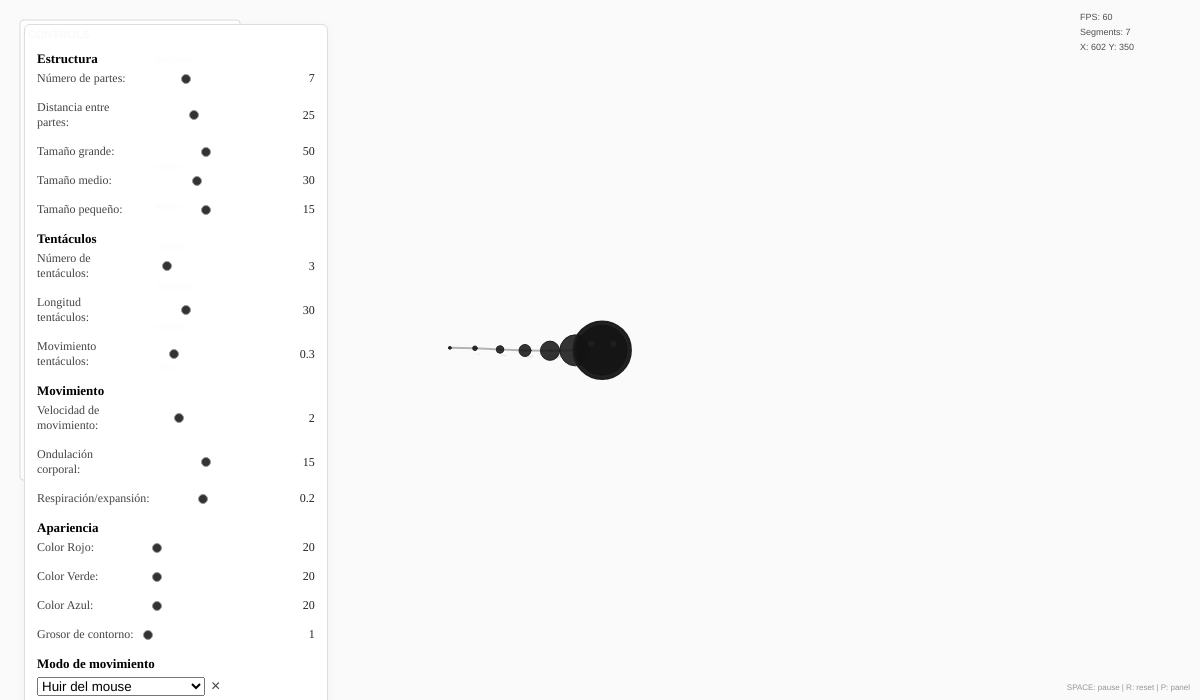
Frame 1 (no input)
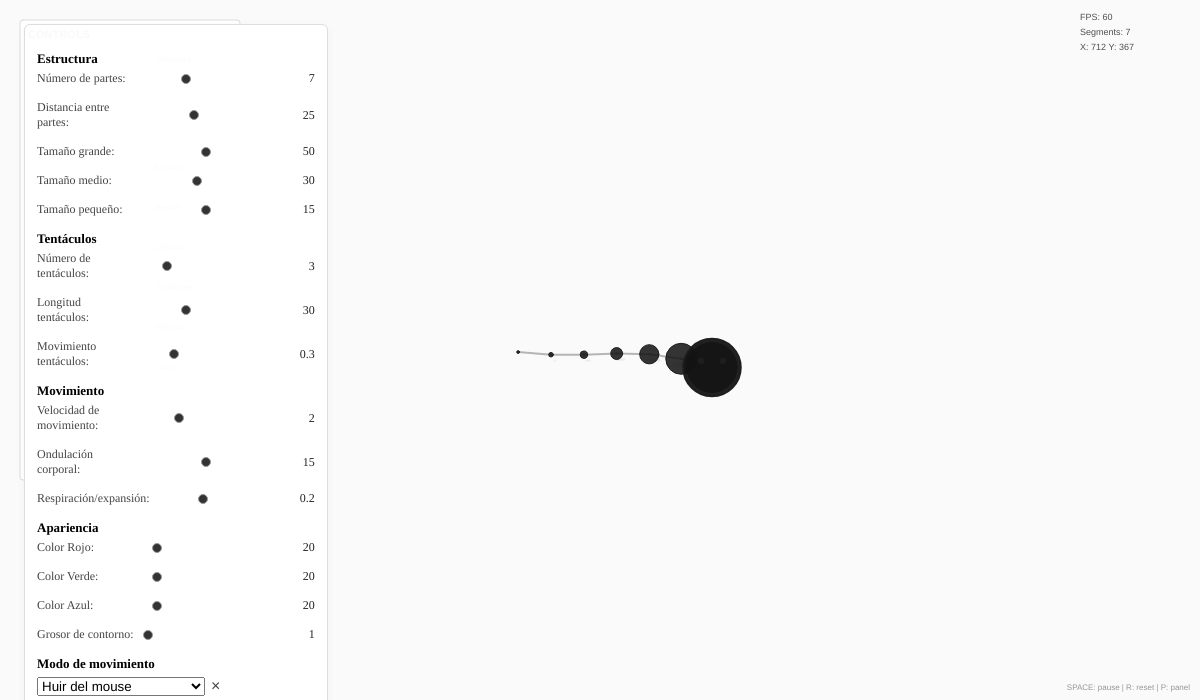
Frame 60 (no input)
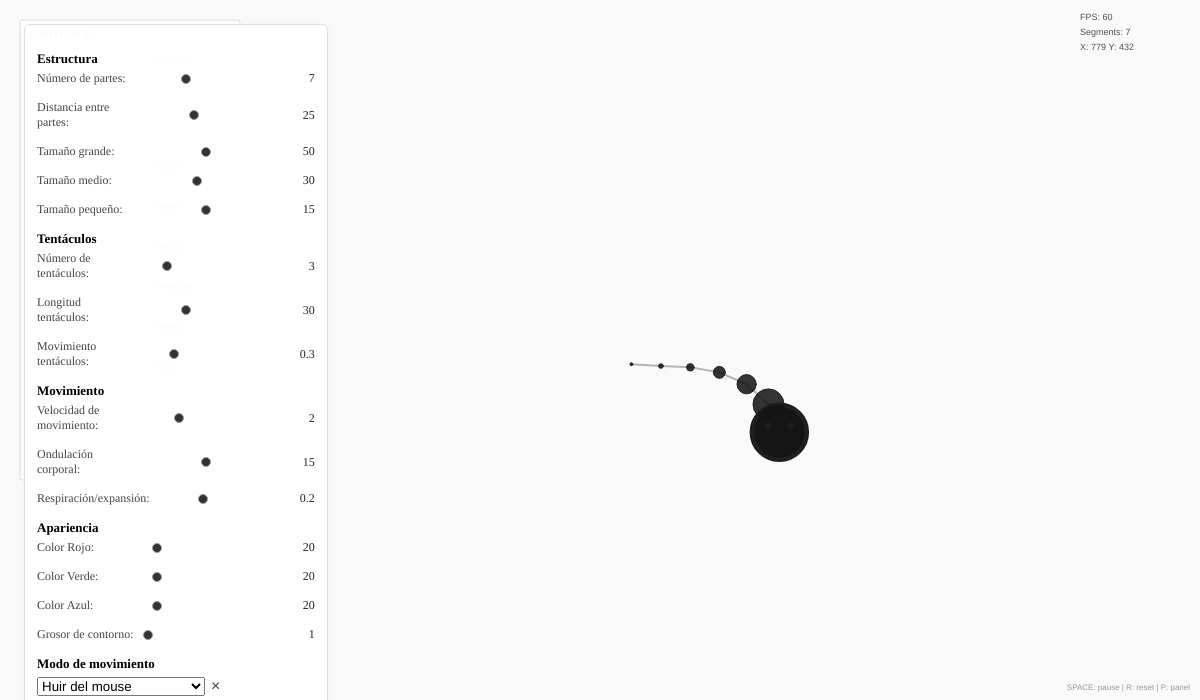
Frame 120 (the mouse pressed at the canvas centre since frame 60)

The p5.js sketch that drew these frames (run headless with seeded random() and noise() and a simulated clock; from frame 60 on, the mouse is pressed at the canvas centre):

// p5.js sketch
// ── sketch.js
// ===============================
// SKETCH.JS - ARCHIVO PRINCIPAL
// ===============================

// Variables globales principales (declarar solo una vez)
let criatura; // Cambié el nombre para evitar conflictos
let isPaused = false;
let teclasDireccion = { left: false, right: false, up: false, down: false };

// ===== FUNCIÓN PRINCIPAL DE CONFIGURACIÓN =====
function setup() {
  // Verificar que todos los módulos estén cargados
  if (typeof window.CONFIG === 'undefined') {
    console.error("CONFIG no está definido. Asegúrate de que config.js se carga primero.");
    return;
  }
  
  if (typeof window.Utils === 'undefined') {
    console.error("Utils no está definido. Asegúrate de que utils.js se carga antes que sketch.js.");
    return;
  }
  
  if (typeof window.UIManager === 'undefined') {
    console.error("UIManager no está definido. Asegúrate de que ui.js se carga antes que sketch.js.");
    return;
  }
  
  if (typeof CreatureManager === 'undefined') {
    console.error("CreatureManager no está definido. Asegúrate de que creature.js se carga antes que sketch.js.");
    return;
  }
  
  // Crear canvas
  createCanvas(window.CONFIG.canvas.width, window.CONFIG.canvas.height);
  
  // Inicializar módulos en orden
  try {
    console.log("Inicializando módulos...");
    
    // 1. Inicializar interfaz de usuario
    window.UIManager.init();
    console.log("✓ UIManager inicializado");
    
    // 2. Crear y configurar criatura
    criatura = new CreatureManager();
    console.log("✓ CreatureManager inicializado");
    
    // 3. Hacer criatura accesible globalmente para UI
    window.creature = criatura;
    
    console.log("✓ Setup completado correctamente");
    
  } catch (error) {
    console.error("Error en setup:", error);
    console.error("Stack trace:", error.stack);
    
    // Crear un canvas básico para mostrar el error
    background(255, 100, 100);
    fill(255);
    textAlign(CENTER, CENTER);
    textSize(20);
    text("Error en inicialización", width/2, height/2);
    text("Ver consola para detalles", width/2, height/2 + 30);
  }
}

// ===== FUNCIÓN PRINCIPAL DE DIBUJO =====
function draw() {
  try {
    // Verificar que todo esté inicializado
    if (typeof window.CONFIG === 'undefined' || !criatura || typeof window.UIManager === 'undefined') {
      background(255, 200, 200);
      fill(0);
      textAlign(CENTER, CENTER);
      textSize(16);
      text("Módulos no inicializados correctamente", width/2, height/2);
      text("Revisar consola para errores", width/2, height/2 + 25);
      return;
    }
    
    // Fondo
    background(...window.CONFIG.canvas.backgroundColor);
    
    // Actualizar configuración desde UI
    window.UIManager.actualizarConfiguracion();
    
    // Actualizar y dibujar criatura (solo si no está pausado)
    if (!isPaused) {
      criatura.update();
    }
    criatura.render();
    
    // Dibujar interfaz de usuario
    window.UIManager.dibujar();
    
  } catch (error) {
    console.error("Error en draw:", error);
    console.error("Stack trace:", error.stack);
    
    // Pausar automáticamente si hay errores y mostrar error en pantalla
    isPaused = true;
    background(255, 150, 150);
    fill(255);
    textAlign(CENTER, CENTER);
    textSize(16);
    text("Error en draw - Ver consola", width/2, height/2);
    text("Presiona R para reiniciar", width/2, height/2 + 25);
  }
}

// ===== EVENTOS DEL RATÓN =====
function mouseMoved() {
  try {
    if (criatura && !isPaused) {
      criatura.reaccionarAlMouse(mouseX, mouseY);
    }
  } catch (error) {
    console.error("Error en mouseMoved:", error);
  }
}

function mouseDragged() {
  try {
    if (criatura && !isPaused) {
      criatura.reaccionarAlMouse(mouseX, mouseY);
    }
  } catch (error) {
    console.error("Error en mouseDragged:", error);
  }
}

function mousePressed() {
  try {
    // Log de posición para debugging
    console.log("Mouse pressed:", { x: mouseX, y: mouseY });
  } catch (error) {
    console.error("Error en mousePressed:", error);
  }
}

// ===== EVENTOS DEL TECLADO =====
function keyPressed() {
  try {
    // Si el foco está en un input o select, no controlar el gusano
    const active = document.activeElement;
    if (active && (active.tagName === 'INPUT' || active.tagName === 'SELECT' || active.tagName === 'TEXTAREA')) {
      return true; // Permitir el comportamiento normal del navegador
    }
    // Pausa/resume con barra espaciadora
    if (key === ' ') {
      togglePause();
    }
    
    // Reset con tecla 'r'
    if (key === 'r' || key === 'R') {
      resetEverything();
    }
    
    // Toggle panel con tecla 'p'
    if (key === 'p' || key === 'P') {
      if (window.UIManager) {
        window.UIManager.togglePanel();
      }
    }
    
    // Presets con teclas numéricas
    if (key >= '1' && key <= '5') {
      const presets = ['minimalista', 'exuberante', 'rapido', 'elegante', 'organico'];
      const index = parseInt(key) - 1;
      if (presets[index] && window.Presets) {
        window.Presets.aplicar(presets[index]);
        console.log("Preset aplicado con tecla:", presets[index]);
      }
    }
    
    // Generar aleatorio con tecla 'a'
    if (key === 'a' || key === 'A') {
      if (window.UIManager) {
        window.UIManager.generarAleatorio();
      }
    }
    
    // Debug info con tecla 'd'
    if (key === 'd' || key === 'D') {
      mostrarDebugInfo();
    }
    
    // Cambiar modo con teclas rápidas
    if (key === 'm' || key === 'M') {
      criatura.setModoMovimiento('manual');
      window.UIManager && window.UIManager.setSelectModo('manual');
    }
    if (key === 'h' || key === 'H') {
      criatura.setModoMovimiento('huir');
      window.UIManager && window.UIManager.setSelectModo('huir');
    }
    if (key === 'c' || key === 'C') {
      criatura.setModoMovimiento('acercarse');
      window.UIManager && window.UIManager.setSelectModo('acercarse');
    }
    if (key === 'u' || key === 'U' || key === 'a' || key === 'A') {
      criatura.setModoMovimiento('automatico');
      window.UIManager && window.UIManager.setSelectModo('automatico');
    }
    
    // Flechas para control manual (fluido)
    if (criatura.modoMovimiento === 'manual') {
      if (keyCode === LEFT_ARROW) teclasDireccion.left = true;
      if (keyCode === RIGHT_ARROW) teclasDireccion.right = true;
      if (keyCode === UP_ARROW) teclasDireccion.up = true;
      if (keyCode === DOWN_ARROW) teclasDireccion.down = true;
      actualizarDireccionManual();
    }
  } catch (error) {
    console.error("Error en keyPressed:", error);
  }
  
  // Prevenir comportamiento por defecto del navegador
  return false;
}

function keyReleased() {
  // Si el foco está en un input o select, no controlar el gusano
  const active = document.activeElement;
  if (active && (active.tagName === 'INPUT' || active.tagName === 'SELECT' || active.tagName === 'TEXTAREA')) {
    return true;
  }
  if (criatura && criatura.modoMovimiento === 'manual') {
    if (keyCode === LEFT_ARROW) teclasDireccion.left = false;
    if (keyCode === RIGHT_ARROW) teclasDireccion.right = false;
    if (keyCode === UP_ARROW) teclasDireccion.up = false;
    if (keyCode === DOWN_ARROW) teclasDireccion.down = false;
    actualizarDireccionManual();
  }
}

function actualizarDireccionManual() {
  let dx = 0, dy = 0;
  if (teclasDireccion.left) dx -= 1;
  if (teclasDireccion.right) dx += 1;
  if (teclasDireccion.up) dy -= 1;
  if (teclasDireccion.down) dy += 1;
  // Normalizar para que diagonal no sea más rápido
  if (dx !== 0 || dy !== 0) {
    let mag = Math.sqrt(dx*dx + dy*dy);
    dx /= mag;
    dy /= mag;
  }
  criatura.moverManual(dx, dy);
}

// ===== FUNCIONES DE CONTROL =====
function togglePause() {
  isPaused = !isPaused;
  
  if (isPaused) {
    noLoop();
    console.log("Animación pausada");
  } else {
    loop();
    console.log("Animación reanudada");
  }
}

function resetEverything() {
  try {
    // Reset criatura
    if (criatura) {
      criatura.reset();
    }
    
    // Reanudar si estaba pausado
    if (isPaused) {
      togglePause();
    }
    
    console.log("Reset completo ejecutado");
    
  } catch (error) {
    console.error("Error en reset:", error);
  }
}

// ===== FUNCIONES DE DEBUG =====
function mostrarDebugInfo() {
  console.log("=== DEBUG INFO ===");
  
  // Información del canvas
  console.log("Canvas:", { width, height, frameRate: frameRate().toFixed(1) });
  
  // Información de la criatura
  if (criatura) {
    console.log("Criatura:", criatura.getInfo());
  }
  
  // Información de configuración
  if (window.CONFIG) {
    console.log("Config criatura:", {
      segmentos: window.CONFIG.criatura.numeroSegmentos,
      velocidad: window.CONFIG.criatura.velocidadMovimiento,
      ondulacion: window.CONFIG.criatura.amplitudOndulacion
    });
  }
  
  // Información de UI
  if (window.UIManager) {
    console.log("UI:", {
      panelVisible: window.UIManager.panelVisible,
      controlesCount: Object.keys(window.UIManager.controles || {}).length
    });
  }
  
  // Presets disponibles
  if (window.Presets) {
    console.log("Presets:", window.Presets.listar());
  }
}

// ===== GESTIÓN DE ERRORES =====
window.addEventListener('error', function(event) {
  console.error("Error global capturado:", {
    message: event.message,
    filename: event.filename,
    lineno: event.lineno,
    colno: event.colno
  });
  
  // Pausar animación en caso de error crítico
  if (typeof isPaused !== 'undefined' && !isPaused) {
    togglePause();
  }
});

// ===== FUNCIONES DE UTILIDAD GLOBAL =====

// Función para redimensionar canvas (si se necesita)
function windowResized() {
  try {
    // Solo redimensionar si el canvas debe ser responsive
    // resizeCanvas(windowWidth, windowHeight);
    console.log("Window resized:", { width: windowWidth, height: windowHeight });
  } catch (error) {
    console.error("Error en windowResized:", error);
  }
}

// Función para limpiar recursos al cerrar
function beforeUnload() {
  try {
    console.log("Limpiando recursos antes de cerrar");
    
    // Pausar animaciones
    isPaused = true;
    noLoop();
    
    // Limpiar eventos si es necesario
    // ... código de limpieza
    
  } catch (error) {
    console.error("Error en beforeUnload:", error);
  }
}

// Añadir listener para limpieza
window.addEventListener('beforeunload', beforeUnload);

// ===== INFORMACIÓN DE CARGA =====
console.log("=== INSECTO INVERTEBRADO MODULAR ===");
console.log("Archivos cargados en orden:");
console.log("1. config.js - Configuraciones");
console.log("2. utils.js - Funciones auxiliares");
console.log("3. creature.js - Lógica de la criatura");
console.log("4. ui.js - Interfaz de usuario");
console.log("5. presets.js - Configuraciones predefinidas");
console.log("6. sketch.js - Archivo principal");
console.log("");
console.log("CONTROLES:");
console.log("- ESPACIO: Pausar/Reanudar");
console.log("- R: Reset");
console.log("- P: Toggle panel");
console.log("- 1-5: Aplicar presets");
console.log("- A: Generar aleatorio");
console.log("- D: Mostrar debug info");
console.log("- Mouse: La criatura huye del cursor");
console.log("=====================================");

/*
=== INSTRUCCIONES DE USO ===

ARCHIVOS REQUERIDOS (en este orden):
1. config.js
2. utils.js  
3. creature.js
4. ui.js
5. presets.js
6. sketch.js

ESTRUCTURA MODULAR:
- window.CONFIG: Configuraciones centralizadas
- window.Utils: Funciones auxiliares matemáticas y de utilidad
- CreatureManager: Clase para manejar la criatura
- window.UIManager: Objeto para manejar la interfaz
- window.Presets: Configuraciones predefinidas
- sketch.js: Funciones principales de P5.js

CAMBIOS PRINCIPALES:
- Variable criatura en lugar de creature para evitar conflictos
- Todas las referencias usan window.OBJETO para mayor compatibilidad
- Verificaciones de existencia antes de usar objetos
- Manejo de errores mejorado

BENEFICIOS:
- Código organizado y mantenible
- Fácil debugging por módulos
- Reutilización de componentes
- Escalabilidad para nuevas funciones
- Separación clara de responsabilidades

DEBUGGING:
- Todos los módulos tienen logging
- Manejo de errores centralizado
- Función de debug info (tecla D)
- Console logs informativos

PERSONALIZACIÓN:
- Modifica window.CONFIG para cambios globales
- Añade nuevos presets en presets.js
- Extiende window.Utils para nuevas funciones
- CreatureManager es completamente modular
*/
// ── config.js
// ===============================
// CONFIG.JS - CONFIGURACIONES Y CONSTANTES
// ===============================

// Verificar que estamos en el entorno correcto
if (typeof window !== 'undefined') {
  console.log("✓ config.js cargado");
}

// Objeto global de configuración
window.CONFIG = {
  // Configuración del canvas
  canvas: {
    width: 1200,
    height: 700,
    backgroundColor: [250, 250, 250]
  },
  
  // Configuración de la criatura
  criatura: {
    // Estructura corporal
    numeroSegmentos: 7,
    distanciaSegmentos: 25,
    
    // Tamaños basados en ley de tercios
    tamaños: {
      grande: 50,
      medio: 30,
      pequeño: 15
    },
    escalaGlobal: 1.5, // Escala general de la criatura (1 = normal, >1 más grande)
    
    // Patrón de distribución de tamaños
    patronTamaños: ['grande', 'medio', 'pequeño', 'grande', 'medio', 'pequeño', 'pequeño'],
    
    // Movimiento
    velocidadMovimiento: 2,
    velocidadTiempo: 0.02,
    
    // Ondulación corporal
    amplitudOndulacion: 15,
    velocidadOndulacion: 3,
    factorDesfase: 0.8,
    texturaSuperficie: 0.2, // Factor de "rugosidad" o detalle en el movimiento
    
    // Respiración/pulsación
    velocidadRespiracion: 4,
    amplitudRespiracion: 0.15,
    
    // Deformación muscular
    velocidadDeformacion: [2, 2.5],
    amplitudDeformacion: [0.2, 0.15],
    
    // Apariencia
    color: [20, 20, 20], // RGB Negro
    grosorConexiones: 2,
    grosorContorno: 1,
    
    // Cabeza y tentáculos
    cabeza: {
      numeroTentaculos: 3,
      longitudTentaculos: 30,
      segmentosTentaculos: 4,
      grosorTentaculos: 3,
      tamañoPuntas: 4,
      amplitudMovimiento: 0.3,
      velocidadMovimiento: 3
    },
    // Tentáculos en cada segmento
    tentaculosPorSegmento: true,
    tentaculosBase: 2, // Mínimo tentáculos por segmento
    tentaculosFactorTamaño: 0.08, // Tentáculos extra por cada 10 de tamaño
    elasticidad: 0.5, // 0 a 1
    bioluminiscencia: 0.3, // 0 a 1
    patronTentaculos: 'normal', // 'normal', 'doble', 'espiral', etc.

    // Parámetros para el movimiento dinámico de tentáculos, inspirado en arte generativo
    tentaculoDinamico: {
      activo: true, // para poder prender/apagar este efecto
      desfaseFinalFactor: 0.1, // Multiplicador final para controlar la intensidad del efecto

      // Parámetros para 'k'
      k_factor1: 4,
      k_factor2: 3,
      k_y_freq: 0.05, // Frecuencia de la onda en y
      k_x_freq: 0.01, // Frecuencia de la onda en x

      // Parámetro para 'd' (distancia)
      d_dist_factor: 0.01,

      // Parámetro para 'e'
      e_y_factor: 0.125,

      // Parámetros para 'q' (la fórmula compleja de oscilación)
      q_sin_k_amp: 3,
      q_sin_k_freq: 2,
      q_inv_k_amp: 0.3,
      q_sin_y_freq: 0.04,
      q_noise_amp1: 9,
      q_noise_amp2: 4,
      q_noise_e_freq: 9,
      q_noise_d_freq: 3,
      q_noise_t_freq: 2
    }
  },
  
  // Configuración de interactividad
  interaccion: {
    distanciaReaccion: 180,
    fuerzaEscape: 8,
    suavidadSeguimiento: 0.18
  },
  
  // Configuración de límites
  limites: {
    margen: 50,
    factorRebote: -0.5
  },
  
  // Configuración de UI
  ui: {
    panel: {
      x: 20,
      y: 20,
      width: 220,
      height: 460,
      visible: true
    },
    
    controles: {
      width: 120,
      height: 12,
      spacing: 20,
      margen: 5
    },
    
    botones: {
      width: 35,
      height: 20,
      widthSmall: 20
    },
    
    colores: {
      fondo: [255, 255, 255, 240],
      borde: [220],
      texto: [60],
      textoSecundario: [120],
      info: [80]
    }
  }
};

// También crear alias global sin window para compatibilidad
if (typeof window !== 'undefined') {
  window.CONFIG = window.CONFIG;
  // Hacer CONFIG disponible globalmente
  if (typeof global !== 'undefined') {
    global.CONFIG = window.CONFIG;
  }
}

// Constantes globales adicionales
window.CONSTANTES = {
  // Factores matemáticos
  PI2: Math.PI * 2,
  PI_HALF: Math.PI / 2,
  PI_QUARTER: Math.PI / 4,
  
  // Límites de controles
  LIMITES: {
    segmentos: { min: 3, max: 15 },
    distancia: { min: 15, max: 40 },
    tamaño: { min: 5, max: 80 },
    velocidad: { min: 0.5, max: 6 },
    tiempo: { min: 0.005, max: 0.05 },
    ondulacion: { min: 0, max: 30 },
    respiracion: { min: 0, max: 0.5 },
    deformacion: { min: 0, max: 0.5 },
    tentaculos: { min: 2, max: 8 },
    longitud: { min: 15, max: 60 },
    amplitud: { min: 0.1, max: 1 },
    reaccion: { min: 50, max: 200 },
    escape: { min: 0.5, max: 5 },
    color: { min: 0, max: 255 }
  }
};

// Verificación de carga
console.log("CONFIG definido:", typeof window.CONFIG !== 'undefined');
console.log("CONSTANTES definido:", typeof window.CONSTANTES !== 'undefined');
// ── creature.js
// ===============================
// CREATURE.JS - LÓGICA DE LA CRIATURA COMPLETO
// ===============================

// Clase principal para manejar la criatura
class CreatureManager {
  constructor() {
    this.position = { x: 0, y: 0 };
    this.tiempo = 0;
    this.segmentos = [];
    this.terciosSizes = [];
    this.ultimoNumeroSegmentos = 0;
    this.estadisticas = {
      distanciaRecorrida: 0,
      tiempoVida: 0,
      colisionesConBordes: 0,
      interaccionesConMouse: 0
    };
    this.modoMovimiento = 'huir'; // 'automatico', 'huir', 'acercarse', 'manual'
    this.direccionManual = { x: 0, y: 0 };
    
    this.init();
  }
  
  // ===== INICIALIZACIÓN =====
  
  init() {
    // Posición inicial en el centro
    this.position.x = width / 2;
    this.position.y = height / 2;
    
    // Resetear estadísticas
    this.resetEstadisticas();
    
    // Calcular tamaños y crear segmentos
    this.calcularTamañosTercios();
    this.inicializarSegmentos();
    
    Utils.log("Criatura inicializada", {
      position: this.position,
      segmentos: this.segmentos.length
    });
  }
  
  calcularTamañosTercios() {
    // Proporción áurea para tamaños de segmentos
    this.terciosSizes = [];
    let base = CONFIG.criatura.tamaños.grande;
    let ratio = 0.62; // Golden ratio
    for (let i = 0; i < CONFIG.criatura.numeroSegmentos; i++) {
      this.terciosSizes.push(base);
      base *= ratio;
    }
  }
  
  inicializarSegmentos() {
    this.segmentos = [];
    
    for (let i = 0; i < CONFIG.criatura.numeroSegmentos; i++) {
      this.segmentos.push({
        x: this.position.x - i * CONFIG.criatura.distanciaSegmentos,
        y: this.position.y,
        tamaño: this.terciosSizes[i] || CONFIG.criatura.tamaños.pequeño,
        fase: i * CONFIG.criatura.factorDesfase,
        velocidadX: 0,
        velocidadY: 0,
        anguloRotacion: 0,
        energia: 1.0
      });
    }
  }
  
  resetEstadisticas() {
    this.estadisticas = {
      distanciaRecorrida: 0,
      tiempoVida: 0,
      colisionesConBordes: 0,
      interaccionesConMouse: 0
    };
  }
  
  // ===== ACTUALIZACIÓN =====
  
  update() {
    // Incrementar tiempo y estadísticas
    this.tiempo += CONFIG.criatura.velocidadTiempo;
    this.estadisticas.tiempoVida += CONFIG.criatura.velocidadTiempo;
    
    // Verificar si cambió el número de segmentos
    this.verificarCambioSegmentos();
    
    // Actualizar movimiento y segmentos
    const posicionAnterior = { x: this.position.x, y: this.position.y };
    this.actualizarMovimiento();
    this.actualizarSegmentos();
    
    // Calcular distancia recorrida
    const distancia = Utils.distance(
      posicionAnterior.x, posicionAnterior.y,
      this.position.x, this.position.y
    );
    this.estadisticas.distanciaRecorrida += distancia;
    
    // Actualizar energía de segmentos
    this.actualizarEnergia();
  }
  
  verificarCambioSegmentos() {
    if (CONFIG.criatura.numeroSegmentos !== this.ultimoNumeroSegmentos) {
      // Ajustar patrón de tamaños si es necesario
      while (CONFIG.criatura.patronTamaños.length < CONFIG.criatura.numeroSegmentos) {
        CONFIG.criatura.patronTamaños.push('pequeño');
      }
      
      this.calcularTamañosTercios();
      this.ajustarNumeroSegmentos();
      this.ultimoNumeroSegmentos = CONFIG.criatura.numeroSegmentos;
      
      Utils.log("Número de segmentos actualizado", CONFIG.criatura.numeroSegmentos);
    }
  }
  
  ajustarNumeroSegmentos() {
    const diferencia = CONFIG.criatura.numeroSegmentos - this.segmentos.length;
    
    if (diferencia > 0) {
      // Añadir segmentos
      for (let i = 0; i < diferencia; i++) {
        const ultimoSegmento = this.segmentos[this.segmentos.length - 1];
        const nuevoIndice = this.segmentos.length;
        
        this.segmentos.push({
          x: ultimoSegmento.x - CONFIG.criatura.distanciaSegmentos,
          y: ultimoSegmento.y,
          tamaño: this.terciosSizes[nuevoIndice] || CONFIG.criatura.tamaños.pequeño,
          fase: nuevoIndice * CONFIG.criatura.factorDesfase,
          velocidadX: 0,
          velocidadY: 0,
          anguloRotacion: 0,
          energia: 1.0
        });
      }
    } else if (diferencia < 0) {
      // Remover segmentos
      this.segmentos.splice(CONFIG.criatura.numeroSegmentos);
    }
  }
  
  actualizarMovimiento() {
    const posAnterior = { x: this.position.x, y: this.position.y };
    if (this.modoMovimiento === 'manual') {
      // Movimiento manual con flechas
      const velocidad = CONFIG.criatura.velocidadMovimiento * 1.2;
      this.position.x += this.direccionManual.x * velocidad;
      this.position.y += this.direccionManual.y * velocidad;
      this.aplicarLimites(posAnterior);
      return;
    }
    if (this.modoMovimiento === 'acercarse') {
      // Si el mouse está cerca, acercarse
      let distanciaAlMouse = dist(mouseX, mouseY, this.position.x, this.position.y);
      if (distanciaAlMouse < CONFIG.interaccion.distanciaReaccion) {
        let angulo = atan2(mouseY - this.position.y, mouseX - this.position.x);
        let factorDistancia = 1 - (distanciaAlMouse / CONFIG.interaccion.distanciaReaccion);
        let fuerza = CONFIG.interaccion.fuerzaEscape * factorDistancia;
        this.position.x += cos(angulo) * fuerza;
        this.position.y += sin(angulo) * fuerza;
      }
      // Además, movimiento orgánico
      this.movimientoOrganico();
      this.aplicarLimites(posAnterior);
      return;
    }
    if (this.modoMovimiento === 'huir') {
      // Movimiento orgánico + huir del mouse
      this.movimientoOrganico();
      // Huir del mouse si está cerca
      let distanciaAlMouse = dist(mouseX, mouseY, this.position.x, this.position.y);
      if (distanciaAlMouse < CONFIG.interaccion.distanciaReaccion) {
        let anguloEscape = atan2(this.position.y - mouseY, this.position.x - mouseX);
        let factorDistancia = 1 - (distanciaAlMouse / CONFIG.interaccion.distanciaReaccion);
        let fuerzaEscape = CONFIG.interaccion.fuerzaEscape * factorDistancia;
        this.position.x += cos(anguloEscape) * fuerzaEscape;
        this.position.y += sin(anguloEscape) * fuerzaEscape;
      }
      this.aplicarLimites(posAnterior);
      return;
    }
    // Modo automático: solo movimiento orgánico
    this.movimientoOrganico();
    this.aplicarLimites(posAnterior);
  }
  
  movimientoOrganico() {
    let direccionX = cos(this.tiempo * 0.3) * cos(this.tiempo * 0.7);
    let direccionY = sin(this.tiempo * 0.4) * sin(this.tiempo * 0.6);
    if (typeof noise !== 'undefined') {
      direccionX += (noise(this.tiempo * 0.1, 0) - 0.5) * 0.5;
      direccionY += (noise(0, this.tiempo * 0.1) - 0.5) * 0.5;
    }
    this.position.x += direccionX * CONFIG.criatura.velocidadMovimiento;
    this.position.y += direccionY * CONFIG.criatura.velocidadMovimiento * 0.75;
  }
  
  aplicarLimites(posAnterior) {
    let margenEfectivo = CONFIG.limites.margen;
    if (CONFIG.ui.panel.visible) {
      margenEfectivo = max(CONFIG.limites.margen, CONFIG.ui.panel.width + 40);
    }
    
    let colision = false;
    
    // Detectar colisiones en X
    if (this.position.x <= margenEfectivo || this.position.x >= width - CONFIG.limites.margen) {
      CONFIG.criatura.velocidadMovimiento *= -0.8; // Rebote suave
      this.tiempo += PI * 0.25; // Cambio de dirección
      colision = true;
    }
    
    // Detectar colisiones en Y
    if (this.position.y <= CONFIG.limites.margen || this.position.y >= height - CONFIG.limites.margen) {
      CONFIG.criatura.velocidadMovimiento *= -0.8; // Rebote suave
      this.tiempo += PI * 0.25; // Cambio de dirección
      colision = true;
    }
    
    // Contar colisiones
    if (colision) {
      this.estadisticas.colisionesConBordes++;
    }
    
    // Límites absolutos - nunca salir de pantalla
    this.position.x = constrain(this.position.x, margenEfectivo, width - CONFIG.limites.margen);
    this.position.y = constrain(this.position.y, CONFIG.limites.margen, height - CONFIG.limites.margen);
    
    // Asegurar que los segmentos también estén dentro
    this.constrainSegmentos();
  }
  
  constrainSegmentos() {
    for (let seg of this.segmentos) {
      if (seg) {
        seg.x = constrain(seg.x, CONFIG.limites.margen, width - CONFIG.limites.margen);
        seg.y = constrain(seg.y, CONFIG.limites.margen, height - CONFIG.limites.margen);
      }
    }
  }
  
  actualizarSegmentos() {
    // Primer segmento (cabeza) sigue la posición principal
    if (this.segmentos.length > 0) {
      this.segmentos[0].x = this.position.x;
      this.segmentos[0].y = this.position.y;
      this.segmentos[0].anguloRotacion = atan2(
        this.segmentos[1] ? this.segmentos[1].y - this.segmentos[0].y : 0,
        this.segmentos[1] ? this.segmentos[1].x - this.segmentos[0].x : 0
      );
    }
    
    // Segmentos siguientes con física mejorada
    for (let i = 1; i < min(CONFIG.criatura.numeroSegmentos, this.segmentos.length); i++) {
      this.actualizarSegmento(i);
    }
  }
  
  actualizarSegmento(i) {
    let objetivo = this.segmentos[i - 1];
    let segmentoActual = this.segmentos[i];
    
    if (!objetivo || !segmentoActual) return;
    
    // Calcular ángulo hacia el objetivo
    let anguloHaciaObjetivo = atan2(objetivo.y - segmentoActual.y, objetivo.x - segmentoActual.x);
    
    // Ondulación perpendicular con variación por segmento
    let ondulacion = sin(this.tiempo * CONFIG.criatura.velocidadOndulacion + segmentoActual.fase) 
                     * CONFIG.criatura.amplitudOndulacion;
    let anguloOndulacion = anguloHaciaObjetivo + PI/2;
    
    // Factor de ondulación que decrece hacia la cola
    let factorOndulacion = (i / CONFIG.criatura.numeroSegmentos);
    
    // Posición objetivo con ondulación
    let objetivoX = objetivo.x - cos(anguloHaciaObjetivo) * CONFIG.criatura.distanciaSegmentos + 
                    cos(anguloOndulacion) * ondulacion * factorOndulacion;
    let objetivoY = objetivo.y - sin(anguloHaciaObjetivo) * CONFIG.criatura.distanciaSegmentos + 
                    sin(anguloOndulacion) * ondulacion * factorOndulacion;
    
    // Calcular velocidades
    segmentoActual.velocidadX = (objetivoX - segmentoActual.x) * CONFIG.interaccion.suavidadSeguimiento;
    segmentoActual.velocidadY = (objetivoY - segmentoActual.y) * CONFIG.interaccion.suavidadSeguimiento;
    
    // Aplicar velocidades con amortiguación
    segmentoActual.x += segmentoActual.velocidadX;
    segmentoActual.y += segmentoActual.velocidadY;
    
    // Actualizar ángulo de rotación
    segmentoActual.anguloRotacion = atan2(segmentoActual.velocidadY, segmentoActual.velocidadX);
    
    // Amortiguación de velocidades
    segmentoActual.velocidadX *= 0.9;
    segmentoActual.velocidadY *= 0.9;
  }
  
  actualizarEnergia() {
    // Actualizar energía de cada segmento basada en movimiento
    for (let i = 0; i < this.segmentos.length; i++) {
      let seg = this.segmentos[i];
      if (!seg) continue;
      
      // La energía oscila con el tiempo y movimiento
      let energiaBase = 0.8 + 0.2 * sin(this.tiempo * 2 + seg.fase);
      let energiaMovimiento = min(1.0, abs(seg.velocidadX) + abs(seg.velocidadY));
      
      seg.energia = Utils.lerp(seg.energia, energiaBase + energiaMovimiento * 0.2, 0.1);
      seg.energia = constrain(seg.energia, 0.3, 1.0);
    }
  }
  
  // ===== DIBUJO =====
  
  render() {
    // Configurar estilo base
    fill(...CONFIG.criatura.color);
    stroke(...CONFIG.criatura.color);
    
    // Dibujar en orden correcto
    this.dibujarSombra();
    this.dibujarConexiones();
    this.dibujarSegmentos();
    this.dibujarCabeza();
    this.dibujarDetalles();
  }
  
  dibujarSombra() {
    // Sombra geométrica sutil
    push();
    fill(30, 30, 30, 18);
    noStroke();
    for (let i = 0; i < min(CONFIG.criatura.numeroSegmentos, this.segmentos.length); i++) {
      let seg = this.segmentos[i];
      if (!seg) continue;
      ellipse(seg.x + 4, seg.y + 6, seg.tamaño * 0.8, seg.tamaño * 0.22);
    }
    pop();
  }
  
  dibujarConexiones() {
    // Conexión minimalista: línea recta entre centros
    stroke(30, 30, 30, 80);
    strokeWeight(CONFIG.criatura.grosorConexiones);
    for (let i = 0; i < min(CONFIG.criatura.numeroSegmentos - 1, this.segmentos.length - 1); i++) {
      let seg1 = this.segmentos[i];
      let seg2 = this.segmentos[i + 1];
      if (seg1 && seg2) {
        line(seg1.x, seg1.y, seg2.x, seg2.y);
      }
    }
  }
  
  dibujarSegmentos() {
    strokeWeight(CONFIG.criatura.grosorContorno);
    stroke(30, 30, 30); // Contorno oscuro y uniforme
    for (let i = 0; i < min(CONFIG.criatura.numeroSegmentos, this.segmentos.length); i++) {
      let seg = this.segmentos[i];
      if (!seg) continue;
      // Minimalismo: sin deformación ni textura
      let tamaño = seg.tamaño;
      fill(CONFIG.criatura.color[0], CONFIG.criatura.color[1], CONFIG.criatura.color[2], 220);
      push();
      translate(seg.x, seg.y);
      ellipse(0, 0, tamaño, tamaño);
      pop();
    }
  }
  
  dibujarCabeza() {
    if (this.segmentos.length === 0) return;
    let cabeza = this.segmentos[0];
    push();
    translate(cabeza.x, cabeza.y);
    // Cabeza: círculo más grande, sin detalles orgánicos
    stroke(30, 30, 30);
    strokeWeight(CONFIG.criatura.grosorContorno + 1);
    fill(CONFIG.criatura.color[0], CONFIG.criatura.color[1], CONFIG.criatura.color[2], 240);
    ellipse(0, 0, cabeza.tamaño * 1.15, cabeza.tamaño * 1.15);
    // Ojos minimalistas
    let sep = cabeza.tamaño * 0.22;
    let ojoR = cabeza.tamaño * 0.13;
    fill(30, 30, 30);
    noStroke();
    ellipse(-sep, -ojoR, ojoR, ojoR);
    ellipse(sep, -ojoR, ojoR, ojoR);
    pop();
  }
  
  dibujarTentaculo(indice, config) {
    // Tentáculo minimalista: línea simple con punta geométrica
    let anguloBase = (PI * 2 / config.numeroTentaculos) * indice - PI/2;
    let x2 = cos(anguloBase) * config.longitudTentaculos;
    let y2 = sin(anguloBase) * config.longitudTentaculos;
    stroke(30, 30, 30);
    strokeWeight(config.grosorTentaculos);
    line(0, 0, x2, y2);
    fill(30, 30, 30);
    noStroke();
    ellipse(x2, y2, config.tamañoPuntas, config.tamañoPuntas);
  }
  
  dibujarDetalles() {
    // No detalles extra para mantener el minimalismo
  }
  
  // ===== INTERACCIÓN =====
  
  reaccionarAlMouse(mouseX, mouseY) {
    if (this.modoMovimiento !== 'huir') return; // Solo huir si está en modo huir
    // Reacción al mouse solo si no está sobre el panel
    if (CONFIG.ui.panel.visible && 
        mouseX > CONFIG.ui.panel.x && 
        mouseX < CONFIG.ui.panel.x + CONFIG.ui.panel.width && 
        mouseY > CONFIG.ui.panel.y && 
        mouseY < CONFIG.ui.panel.y + CONFIG.ui.panel.height) {
      return;
    }
    
    let distanciaAlMouse = dist(mouseX, mouseY, this.position.x, this.position.y);
    
    if (distanciaAlMouse < CONFIG.interaccion.distanciaReaccion) {
      let anguloEscape = atan2(this.position.y - mouseY, this.position.x - mouseX);
      
      // Aplicar fuerza de escape gradual
      let factorDistancia = 1 - (distanciaAlMouse / CONFIG.interaccion.distanciaReaccion);
      let fuerzaEscape = CONFIG.interaccion.fuerzaEscape * factorDistancia;
      
      this.position.x += cos(anguloEscape) * fuerzaEscape;
      this.position.y += sin(anguloEscape) * fuerzaEscape;
      
      // Incrementar contador de interacciones
      this.estadisticas.interaccionesConMouse++;
      
      // Aumentar energía por la interacción
      this.aumentarEnergia(0.1);
    }
  }
  
  aumentarEnergia(cantidad) {
    for (let seg of this.segmentos) {
      if (seg) {
        seg.energia = min(1.0, seg.energia + cantidad);
      }
    }
  }
  
  // ===== UTILIDADES =====
  
  reset() {
    this.position.x = width / 2;
    this.position.y = height / 2;
    this.tiempo = 0;
    this.resetEstadisticas();
    this.inicializarSegmentos();
    
    Utils.log("Criatura reiniciada");
  }
  
  // Obtener información de estado
  getInfo() {
    return {
      position: { ...this.position },
      tiempo: Utils.formatNumber(this.tiempo, 2),
      segmentos: this.segmentos.length,
      velocidad: Utils.formatNumber(CONFIG.criatura.velocidadMovimiento, 1),
      energiaPromedio: Utils.formatNumber(this.obtenerEnergiaPromedio(), 2),
      estadisticas: { ...this.estadisticas }
    };
  }
  
  obtenerEnergiaPromedio() {
    if (this.segmentos.length === 0) return 0;
    
    let suma = 0;
    for (let seg of this.segmentos) {
      suma += seg.energia || 0;
    }
    return suma / this.segmentos.length;
  }
  
  // Verificar si está en pantalla
  enPantalla() {
    return this.position.x >= 0 && 
           this.position.x <= width && 
           this.position.y >= 0 && 
           this.position.y <= height;
  }
  
  // Obtener segmento por índice
  obtenerSegmento(indice) {
    return this.segmentos[indice] || null;
  }
  
  // Obtener distancia total de la criatura
  obtenerLongitudTotal() {
    return this.segmentos.length * CONFIG.criatura.distanciaSegmentos;
  }
  
  // Verificar colisión con punto
  colisionConPunto(x, y, radio = 10) {
    for (let seg of this.segmentos) {
      if (seg) {
        let distancia = Utils.distance(x, y, seg.x, seg.y);
        if (distancia < seg.tamaño / 2 + radio) {
          return true;
        }
      }
    }
    return false;
  }
  
  // Aplicar fuerza externa
  aplicarFuerza(fuerzaX, fuerzaY) {
    this.position.x += fuerzaX;
    this.position.y += fuerzaY;
    
    // Aumentar energía por la fuerza aplicada
    let magnitudFuerza = sqrt(fuerzaX * fuerzaX + fuerzaY * fuerzaY);
    this.aumentarEnergia(magnitudFuerza * 0.01);
  }
  
  // Cambiar modo de comportamiento
  cambiarComportamiento(modo) {
    switch(modo) {
      case 'agresivo':
        CONFIG.criatura.velocidadMovimiento *= 1.5;
        CONFIG.criatura.amplitudOndulacion *= 1.2;
        break;
      case 'pasivo':
        CONFIG.criatura.velocidadMovimiento *= 0.7;
        CONFIG.criatura.amplitudOndulacion *= 0.8;
        break;
      case 'normal':
      default:
        // Mantener valores actuales
        break;
    }
    
    Utils.log("Comportamiento cambiado a", modo);
  }

  setModoMovimiento(modo) {
    this.modoMovimiento = modo;
    if (modo !== 'manual') {
      this.direccionManual = { x: 0, y: 0 };
    }
  }

  moverManual(dx, dy) {
    this.direccionManual.x = dx;
    this.direccionManual.y = dy;
  }
}
// ── ui.js
// ===============================
// UI.JS - INTERFAZ DE USUARIO
// ===============================

// Verificar carga
if (typeof window !== 'undefined') {
  console.log("✓ ui.js cargado");
}

// === NUEVO PANEL HTML ===
let panelDiv;

// Administrador de la interfaz de usuario
window.UIManager = {
  
  // Variables de estado
  controles: {},
  botones: {},
  panelVisible: true,
  
  // ===== INICIALIZACIÓN =====
  
  init: function() {
    if (!window.CONFIG) {
      console.error("CONFIG no está disponible en UIManager.init");
      return;
    }
    // Crear panel HTML real solo una vez
    if (!panelDiv) {
      panelDiv = createDiv();
      panelDiv.class('p5ControlPanel');
      panelDiv.style('position', 'absolute');
      panelDiv.style('top', '24px');
      panelDiv.style('left', '24px');
      panelDiv.style('z-index', '10');
      panelDiv.style('background', 'rgba(255,255,255,0.97)');
      panelDiv.style('border', '1px solid #ddd');
      panelDiv.style('border-radius', '6px');
      panelDiv.style('padding', '16px 12px 12px 12px');
      panelDiv.style('box-shadow', '0 2px 8px rgba(0,0,0,0.04)');
      panelDiv.style('min-width', '260px');
      panelDiv.style('max-width', '340px');
      panelDiv.style('max-height', '90vh');
      panelDiv.style('overflow-y', 'auto');
      panelDiv.id('p5-panel');
    } else {
      panelDiv.html(''); // Limpiar si ya existe
    }
    // Título y botón cerrar
    let header = createDiv();
    header.parent(panelDiv);
    header.style('display', 'flex');
    header.style('align-items', 'center');
    header.style('justify-content', 'space-between');
    header.style('margin-bottom', '10px');
    let titulo = createSpan('CONTROLS');
    titulo.style('font-weight', 'bold');
    titulo.style('font-size', '16px');
    titulo.parent(header);
    let cerrar = createButton('×');
    cerrar.parent(header);
    cerrar.style('font-size', '16px');
    cerrar.style('background', 'none');
    cerrar.style('border', 'none');
    cerrar.style('color', '#444');
    cerrar.style('cursor', 'pointer');
    cerrar.mousePressed(() => {
      panelDiv.hide();
      this.panelVisible = false;
      window.CONFIG.ui.panel.visible = false;
    });
    this.panelVisible = window.CONFIG.ui.panel.visible;
    this.crearControles();
    this.crearBotones();
    this.aplicarEstilosCSS();
    panelDiv.show();
    console.log("✓ UI inicializada");
  },
  
  // ===== CREACIÓN DE CONTROLES =====
  
  crearControles: function() {
    if (!window.CONFIG || !window.CONSTANTES) {
      console.error("CONFIG o CONSTANTES no están disponibles para crear controles");
      return;
    }
    // Limpiar panel antes de agregar controles
    panelDiv.html(panelDiv.elt.innerHTML.split('<div')[0]);

    // === ESTRUCTURA ===
    let estructuraLabel = createDiv('Estructura');
    estructuraLabel.parent(panelDiv);
    estructuraLabel.style('font-weight', 'bold');
    estructuraLabel.style('margin', '10px 0 4px 0');
    estructuraLabel.style('font-size', '13px');
    this.controles.numeroSegmentos = this.crearSlider(0, 0, 120, 12, 3, 15, window.CONFIG.criatura.numeroSegmentos, "Número de partes");
    this.controles.distanciaSegmentos = this.crearSlider(0, 0, 120, 12, 15, 40, window.CONFIG.criatura.distanciaSegmentos, "Distancia entre partes");
    this.controles.tamañoGrande = this.crearSlider(0, 0, 120, 12, 20, 80, window.CONFIG.criatura.tamaños.grande, "Tamaño grande");
    this.controles.tamañoMedio = this.crearSlider(0, 0, 120, 12, 15, 50, window.CONFIG.criatura.tamaños.medio, "Tamaño medio");
    this.controles.tamañoPequeño = this.crearSlider(0, 0, 120, 12, 5, 25, window.CONFIG.criatura.tamaños.pequeño, "Tamaño pequeño");

    // === TENTÁCULOS ===
    let tentaculosLabel = createDiv('Tentáculos');
    tentaculosLabel.parent(panelDiv);
    tentaculosLabel.style('font-weight', 'bold');
    tentaculosLabel.style('margin', '10px 0 4px 0');
    tentaculosLabel.style('font-size', '13px');
    this.controles.numeroTentaculos = this.crearSlider(0, 0, 120, 12, 2, 8, window.CONFIG.criatura.cabeza.numeroTentaculos, "Número de tentáculos");
    this.controles.longitudTentaculos = this.crearSlider(0, 0, 120, 12, 15, 60, window.CONFIG.criatura.cabeza.longitudTentaculos, "Longitud tentáculos");
    this.controles.amplitudMovTent = this.crearSlider(0, 0, 120, 12, 0.1, 1, window.CONFIG.criatura.cabeza.amplitudMovimiento, "Movimiento tentáculos");

    // === MOVIMIENTO ===
    let movLabel = createDiv('Movimiento');
    movLabel.parent(panelDiv);
    movLabel.style('font-weight', 'bold');
    movLabel.style('margin', '10px 0 4px 0');
    movLabel.style('font-size', '13px');
    this.controles.velocidadMovimiento = this.crearSlider(0, 0, 120, 12, 0.5, 6, window.CONFIG.criatura.velocidadMovimiento, "Velocidad de movimiento");
    this.controles.amplitudOndulacion = this.crearSlider(0, 0, 120, 12, 0, 30, window.CONFIG.criatura.amplitudOndulacion, "Ondulación corporal");
    this.controles.amplitudRespiracion = this.crearSlider(0, 0, 120, 12, 0, 0.5, window.CONFIG.criatura.amplitudRespiracion, "Respiración/expansión");

    // === APARIENCIA ===
    let aparLabel = createDiv('Apariencia');
    aparLabel.parent(panelDiv);
    aparLabel.style('font-weight', 'bold');
    aparLabel.style('margin', '10px 0 4px 0');
    aparLabel.style('font-size', '13px');
    this.controles.colorR = this.crearSlider(0, 0, 120, 12, 0, 255, window.CONFIG.criatura.color[0], "Color Rojo");
    this.controles.colorG = this.crearSlider(0, 0, 120, 12, 0, 255, window.CONFIG.criatura.color[1], "Color Verde");
    this.controles.colorB = this.crearSlider(0, 0, 120, 12, 0, 255, window.CONFIG.criatura.color[2], "Color Azul");
    this.controles.grosorContorno = this.crearSlider(0, 0, 120, 12, 1, 8, window.CONFIG.criatura.grosorContorno, "Grosor de contorno");

    // === MODO DE MOVIMIENTO ===
    let modoLabel = createDiv('Modo de movimiento');
    modoLabel.parent(panelDiv);
    modoLabel.style('font-weight', 'bold');
    modoLabel.style('margin', '10px 0 4px 0');
    modoLabel.style('font-size', '13px');
    let selectModo = createSelect();
    selectModo.parent(panelDiv);
    selectModo.option('Huir del mouse', 'huir');
    selectModo.option('Acercarse al mouse', 'acercarse');
    selectModo.option('Automático', 'automatico');
    selectModo.option('Control manual (flechas)', 'manual');
    selectModo.value('huir');
    selectModo.changed(() => {
      if (window.creature) {
        window.creature.setModoMovimiento(selectModo.value());
      }
    });
    this.controles.selectModo = selectModo;
  },
  
  crearSlider: function(x, y, w, h, min, max, val, label) {
    // Crear contenedor para el slider y la etiqueta
    let container = createDiv();
    container.parent(panelDiv);
    container.style('display', 'flex');
    container.style('flex-direction', 'row');
    container.style('align-items', 'center');
    container.style('justify-content', 'space-between');
    container.style('width', '100%');
    container.style('margin-bottom', '14px');
    // Crear etiqueta
    let etiqueta = createSpan(label + ':');
    etiqueta.style('font-size', '12px');
    etiqueta.style('color', '#444');
    etiqueta.style('flex', '1 1 80px');
    etiqueta.style('text-align', 'left');
    etiqueta.parent(container);
    // Crear slider
    let slider = createSlider(min, max, val, 0.1);
    slider.parent(container);
    slider.size(90, h);
    slider.style('flex', '2 1 90px');
    slider.style('margin', '0 8px');
    slider.style('padding', '0');
    slider.attribute('data-label', label);
    // Crear valor visual
    let valorSpan = createSpan(slider.value());
    valorSpan.style('font-size', '12px');
    valorSpan.style('color', '#222');
    valorSpan.style('flex', '0 0 38px');
    valorSpan.style('text-align', 'right');
    valorSpan.parent(container);
    // Actualizar valor visual y CONFIG en tiempo real
    slider.input(() => {
      valorSpan.html(slider.value());
      window.UIManager.actualizarConfiguracion();
    });
    return slider;
  },
  
  // ===== CREACIÓN DE BOTONES =====
  
  crearBotones: function() {
    if (!window.CONFIG) {
      console.error("CONFIG no está disponible para crear botones");
      return;
    }
    
    let controlConfig = window.CONFIG.ui.controles;
    
    // Botón toggle panel
    this.botones.toggle = createButton('×');
    this.botones.toggle.parent(panelDiv);
    this.botones.toggle.style('font-size', '16px');
    this.botones.toggle.style('background', 'none');
    this.botones.toggle.style('border', 'none');
    this.botones.toggle.style('color', '#444');
    this.botones.toggle.style('cursor', 'pointer');
    this.botones.toggle.mousePressed(() => this.togglePanel());
    
    // Botón Random destacado
    let randomBtn = createButton('Random');
    randomBtn.parent(panelDiv);
    randomBtn.style('width', '100%');
    randomBtn.style('margin', '16px 0 8px 0');
    randomBtn.style('font-size', '15px');
    randomBtn.style('font-weight', 'bold');
    randomBtn.style('background', '#222');
    randomBtn.style('color', '#fff');
    randomBtn.style('border', 'none');
    randomBtn.style('border-radius', '4px');
    randomBtn.style('padding', '8px 0');
    randomBtn.mousePressed(() => this.randomizarTodo());
  },
  
  estilizarBoton: function(boton) {
    boton.style('background', '#fff');
    boton.style('border', '1px solid #ddd');
    boton.style('border-radius', '2px');
    boton.style('font-size', '10px');
    boton.style('color', '#333');
    boton.style('cursor', 'pointer');
    boton.style('padding', '0');
    boton.style('margin', '0');
  },
  
  // ===== APLICAR ESTILOS CSS =====
  
  aplicarEstilosCSS: function() {
    let style = createElement('style');
    style.html(`
      .p5Canvas {
        max-width: 100vw !important;
      }
      .p5ControlPanel {
        min-width: 260px !important;
        max-width: 98vw !important;
        overflow-y: auto !important;
        box-sizing: border-box !important;
      }
      input[type="range"] {
        -webkit-appearance: none !important;
        appearance: none !important;
        background: transparent !important;
        cursor: pointer !important;
        width: 100% !important;
        min-width: 60px !important;
        max-width: 140px !important;
      }
      input[type="range"]::-webkit-slider-track {
        background: #f5f5f5 !important;
        height: 2px !important;
        border-radius: 1px !important;
        border: 1px solid #e0e0e0 !important;
      }
      input[type="range"]::-webkit-slider-thumb {
        -webkit-appearance: none !important;
        appearance: none !important;
        height: 10px !important;
        width: 10px !important;
        border-radius: 50% !important;
        background: #333 !important;
        border: 1px solid #999 !important;
        cursor: pointer !important;
      }
      input[type="range"]::-webkit-slider-thumb:hover {
        background: #000 !important;
      }
      input[type="range"]::-moz-range-track {
        background: #f5f5f5 !important;
        height: 2px !important;
        border-radius: 1px !important;
        border: 1px solid #e0e0e0 !important;
      }
      input[type="range"]::-moz-range-thumb {
        height: 10px !important;
        width: 10px !important;
        border-radius: 50% !important;
        background: #333 !important;
        border: 1px solid #999 !important;
        cursor: pointer !important;
        -moz-appearance: none !important;
      }
    `);
    style.parent(document.head);
  },
  
  // ===== ACTUALIZACIÓN =====
  
  actualizarConfiguracion: function() {
    if (!this.controles.numeroSegmentos || !window.CONFIG) return;
    
    // Actualizar configuración desde los controles
    window.CONFIG.criatura.numeroSegmentos = this.controles.numeroSegmentos.value();
    window.CONFIG.criatura.distanciaSegmentos = this.controles.distanciaSegmentos.value();
    window.CONFIG.criatura.tamaños.grande = this.controles.tamañoGrande.value();
    window.CONFIG.criatura.tamaños.medio = this.controles.tamañoMedio.value();
    window.CONFIG.criatura.tamaños.pequeño = this.controles.tamañoPequeño.value();
    window.CONFIG.criatura.velocidadMovimiento = this.controles.velocidadMovimiento.value();
    window.CONFIG.criatura.velocidadOndulacion = this.controles.amplitudOndulacion.value();
    window.CONFIG.criatura.velocidadRespiracion = this.controles.amplitudRespiracion.value();
    window.CONFIG.criatura.amplitudDeformacion[0] = this.controles.grosorContorno.value();
    window.CONFIG.criatura.cabeza.numeroTentaculos = this.controles.numeroTentaculos.value();
    window.CONFIG.criatura.cabeza.longitudTentaculos = this.controles.longitudTentaculos.value();
    window.CONFIG.criatura.cabeza.amplitudMovimiento = this.controles.amplitudMovTent.value();
    window.CONFIG.criatura.color[0] = this.controles.colorR.value();
    window.CONFIG.criatura.color[1] = this.controles.colorG.value();
    window.CONFIG.criatura.color[2] = this.controles.colorB.value();
  },
  
  // ===== DIBUJO =====
  
  dibujar: function() {
    if (this.panelVisible) {
      this.dibujarPanel();
    }
    this.dibujarInfo();
  },
  
  dibujarPanel: function() {
    if (!window.CONFIG) return;
    
    // Fondo del panel
    fill(...window.CONFIG.ui.colores.fondo);
    stroke(...window.CONFIG.ui.colores.borde);
    strokeWeight(1);
    rect(window.CONFIG.ui.panel.x, window.CONFIG.ui.panel.y, window.CONFIG.ui.panel.width, window.CONFIG.ui.panel.height, 3);
    
    // Título
    fill(...window.CONFIG.ui.colores.texto);
    noStroke();
    textAlign(LEFT);
    textSize(11);
    textStyle(BOLD);
    text("CONTROLS", window.CONFIG.ui.panel.x + 8, window.CONFIG.ui.panel.y + 18);
    
    // Etiquetas de secciones
    textSize(9);
    textStyle(NORMAL);
    fill(...window.CONFIG.ui.colores.textoSecundario);
    
    let yPos = window.CONFIG.ui.panel.y + 42;
    text("Structure", window.CONFIG.ui.panel.x + 135, yPos);
    text("Motion", window.CONFIG.ui.panel.x + 135, yPos + 108);
    text("Breath", window.CONFIG.ui.panel.x + 135, yPos + 148);
    text("Deform", window.CONFIG.ui.panel.x + 135, yPos + 188);
    text("Tentacles", window.CONFIG.ui.panel.x + 135, yPos + 228);
    text("Interact", window.CONFIG.ui.panel.x + 135, yPos + 268);
    text("Color", window.CONFIG.ui.panel.x + 135, yPos + 308);
  },
  
  dibujarInfo: function() {
    if (!window.CONFIG) return;
    
    // Información en tiempo real
    fill(...window.CONFIG.ui.colores.info);
    noStroke();
    textAlign(LEFT);
    textSize(9);
    
    let infoX = width - 120;
    let infoY = 20;
    
    text(`FPS: ${frameRate().toFixed(0)}`, infoX, infoY);
    text(`Segments: ${window.CONFIG.criatura.numeroSegmentos}`, infoX, infoY + 15);
    
    // Información de la criatura si existe
    if (window.creature) {
      let info = window.creature.getInfo();
      text(`X: ${info.position.x.toFixed(0)} Y: ${info.position.y.toFixed(0)}`, infoX, infoY + 30);
    }
    
    // Instrucciones
    textAlign(RIGHT);
    textSize(8);
    fill(150);
    text("SPACE: pause | R: reset | P: panel", width - 10, height - 10);
  },
  
  // ===== FUNCIONES DE CONTROL =====
  
  togglePanel: function() {
    this.panelVisible = !this.panelVisible;
    if (window.CONFIG) {
      window.CONFIG.ui.panel.visible = this.panelVisible;
    }
    if (this.panelVisible) {
      panelDiv.show();
    } else {
      panelDiv.hide();
    }
    if (this.botones.toggle) {
      this.botones.toggle.html(this.panelVisible ? '×' : '○');
    }
    this.toggleControles();
    console.log("Panel toggle:", this.panelVisible);
  },
  
  toggleControles: function() {
    // Ya no es necesario ocultar individualmente, el panel se oculta completo
  },
  
  reset: function() {
    if (window.creature) {
      window.creature.reset();
    }
    console.log("UI reset ejecutado");
  },
  
  randomizarTodo: function() {
    // Estructura
    this.controles.numeroSegmentos.value(floor(window.Utils.random(3, 16)));
    this.controles.distanciaSegmentos.value(window.Utils.random(15, 40));
    this.controles.tamañoGrande.value(window.Utils.random(20, 80));
    this.controles.tamañoMedio.value(window.Utils.random(15, 50));
    this.controles.tamañoPequeño.value(window.Utils.random(5, 25));
    // Tentáculos
    this.controles.numeroTentaculos.value(floor(window.Utils.random(2, 9)));
    this.controles.longitudTentaculos.value(window.Utils.random(15, 60));
    this.controles.amplitudMovTent.value(window.Utils.random(0.1, 1));
    // Movimiento
    this.controles.velocidadMovimiento.value(window.Utils.random(0.5, 6));
    this.controles.amplitudOndulacion.value(window.Utils.random(0, 30));
    this.controles.amplitudRespiracion.value(window.Utils.random(0, 0.5));
    // Apariencia
    this.controles.colorR.value(window.Utils.random(0, 255));
    this.controles.colorG.value(window.Utils.random(0, 255));
    this.controles.colorB.value(window.Utils.random(0, 255));
    this.controles.grosorContorno.value(window.Utils.random(1, 8));
    // Actualizar config
    this.actualizarConfiguracion();
  },
  
  // ===== APLICAR PRESET =====
  
  aplicarValores: function(valores) {
    for (let param in valores) {
      if (this.controles[param]) {
        this.controles[param].value(valores[param]);
      }
    }
    console.log("Valores aplicados desde preset");
  },
  
  setSelectModo: function(modo) {
    if (this.controles && this.controles.selectModo) {
      this.controles.selectModo.value(modo);
    }
  }
};
// ── utils.js
// ===============================
// UTILS.JS - FUNCIONES AUXILIARES
// ===============================

// Verificar carga
if (typeof window !== 'undefined') {
  console.log("✓ utils.js cargado");
}

// Namespace para utilidades
window.Utils = {
  
  // ===== MATEMÁTICAS =====
  
  // Mapear valor entre rangos
  mapRange: function(value, fromLow, fromHigh, toLow, toHigh) {
    return toLow + (value - fromLow) * (toHigh - toLow) / (fromHigh - fromLow);
  },
  
  // Interpolación suave
  lerp: function(start, end, factor) {
    return start + (end - start) * factor;
  },
  
  // Constrain valor entre límites
  constrain: function(value, min, max) {
    return Math.max(min, Math.min(max, value));
  },
  
  // Distancia entre dos puntos
  distance: function(x1, y1, x2, y2) {
    const dx = x2 - x1;
    const dy = y2 - y1;
    return Math.sqrt(dx * dx + dy * dy);
  },
  
  // Ángulo entre dos puntos
  angle: function(x1, y1, x2, y2) {
    return Math.atan2(y2 - y1, x2 - x1);
  },
  
  // Número aleatorio entre min y max
  random: function(min, max) {
    if (max === undefined) {
      max = min;
      min = 0;
    }
    return Math.random() * (max - min) + min;
  },
  
  // ===== VALIDACIÓN =====
  
  // Verificar si un objeto existe y tiene propiedades
  isValid: function(obj) {
    return obj !== null && obj !== undefined;
  },
  
  // Verificar si un número es válido
  isValidNumber: function(num) {
    return typeof num === 'number' && !isNaN(num) && isFinite(num);
  },
  
  // ===== COLOR =====
  
  // Convertir HSV a RGB
  hsvToRgb: function(h, s, v) {
    let r, g, b;
    const i = Math.floor(h * 6);
    const f = h * 6 - i;
    const p = v * (1 - s);
    const q = v * (1 - f * s);
    const t = v * (1 - (1 - f) * s);
    
    switch (i % 6) {
      case 0: r = v, g = t, b = p; break;
      case 1: r = q, g = v, b = p; break;
      case 2: r = p, g = v, b = t; break;
      case 3: r = p, g = q, b = v; break;
      case 4: r = t, g = p, b = v; break;
      case 5: r = v, g = p, b = q; break;
    }
    
    return [Math.round(r * 255), Math.round(g * 255), Math.round(b * 255)];
  },
  
  // Generar color aleatorio
  randomColor: function() {
    return [
      Math.floor(Utils.random(0, 256)),
      Math.floor(Utils.random(0, 256)),
      Math.floor(Utils.random(0, 256))
    ];
  },
  
  // ===== ARRAYS =====
  
  // Clonar array profundo
  cloneArray: function(arr) {
    return JSON.parse(JSON.stringify(arr));
  },
  
  // Obtener elemento aleatorio de array
  randomElement: function(arr) {
    return arr[Math.floor(Utils.random(arr.length))];
  },
  
  // ===== VALIDACIÓN DE LÍMITES =====
  
  // Aplicar límites de configuración
  applyLimits: function(value, limitKey) {
    const limit = window.CONSTANTES && window.CONSTANTES.LIMITES ? window.CONSTANTES.LIMITES[limitKey] : null;
    if (limit) {
      return Utils.constrain(value, limit.min, limit.max);
    }
    return value;
  },
  
  // ===== FORMATEO =====
  
  // Formatear número con decimales
  formatNumber: function(num, decimals = 1) {
    return parseFloat(num.toFixed(decimals));
  },
  
  // ===== GEOMETRÍA =====
  
  // Rotar punto alrededor de otro punto
  rotatePoint: function(x, y, centerX, centerY, angle) {
    const cos = Math.cos(angle);
    const sin = Math.sin(angle);
    const dx = x - centerX;
    const dy = y - centerY;
    
    return {
      x: centerX + dx * cos - dy * sin,
      y: centerY + dx * sin + dy * cos
    };
  },
  
  // Calcular punto en círculo
  pointOnCircle: function(centerX, centerY, radius, angle) {
    return {
      x: centerX + Math.cos(angle) * radius,
      y: centerY + Math.sin(angle) * radius
    };
  },
  
  // ===== TIEMPO =====
  
  // Obtener timestamp actual
  now: function() {
    return Date.now();
  },
  
  // Deltatime entre dos timestamps
  deltaTime: function(previous, current) {
    return current - previous;
  },
  
  // ===== EASING =====
  
  // Easing suave (smooth step)
  smoothStep: function(t) {
    return t * t * (3 - 2 * t);
  },
  
  // Easing más suave (smoother step)
  smootherStep: function(t) {
    return t * t * t * (t * (t * 6 - 15) + 10);
  },
  
  // Easing de rebote
  bounceEase: function(t) {
    if (t < 1/2.75) {
      return 7.5625 * t * t;
    } else if (t < 2/2.75) {
      return 7.5625 * (t -= 1.5/2.75) * t + 0.75;
    } else if (t < 2.5/2.75) {
      return 7.5625 * (t -= 2.25/2.75) * t + 0.9375;
    } else {
      return 7.5625 * (t -= 2.625/2.75) * t + 0.984375;
    }
  },
  
  // ===== DEBUG =====
  
  // Log con formato
  log: function(message, data = null) {
    if (data) {
      console.log(`[UTILS] ${message}:`, data);
    } else {
      console.log(`[UTILS] ${message}`);
    }
  },
  
  // Warning con formato
  warn: function(message, data = null) {
    if (data) {
      console.warn(`[UTILS] ${message}:`, data);
    } else {
      console.warn(`[UTILS] ${message}`);
    }
  },
  
  // Error con formato
  error: function(message, data = null) {
    if (data) {
      console.error(`[UTILS] ${message}:`, data);
    } else {
      console.error(`[UTILS] ${message}`);
    }
  }
};
